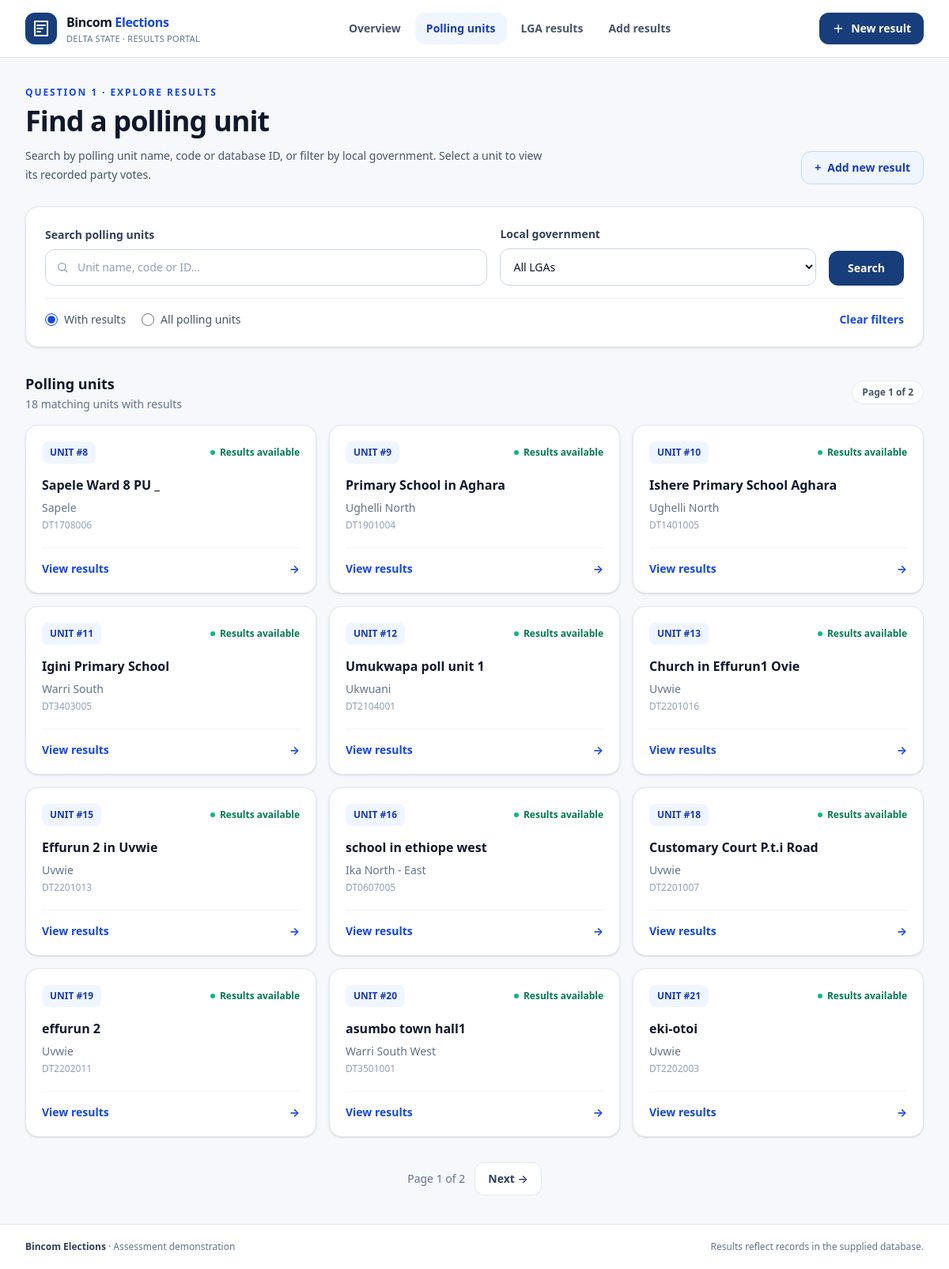
Page /election/poll-units/ on the committed database.
### election/models.py (models this page shows, shortened)
class PollingUnit(models.Model):
    uniqueid = models.AutoField(primary_key=True, blank=True)
    polling_unit_id = models.IntegerField()
    ward_id = models.IntegerField()
    lga_id = models.IntegerField()
    uniquewardid = models.IntegerField(blank=True, null=True)
    polling_unit_number = models.CharField(
        max_length=50,
        blank=True,
        null=True
    )
    polling_unit_name = models.CharField(
        max_length=50,
        blank=True,
        null=True
    )
    polling_unit_description = models.TextField(
        blank=True,
        null=True
    )
    lat = models.CharField(
        max_length=255,
        blank=True,
        null=True
    )
    long = models.CharField(
        max_length=255,
        blank=True,
        null=True
    )
    entered_by_user = models.CharField(
        max_length=50,
        blank=True,
        null=True
    )
    date_entered = models.CharField(
        max_length=19,
        blank=True,
        null=True
    )
    user_ip_address = models.CharField(
        max_length=50,
        blank=True,
        null=True
    )
    class Meta:
        managed = False
        db_table = 'polling_unit'

### election/views.py (the view, shortened to what this page needs)
# urls.py: path("poll-units/", views.polling_units, name="polling_units"),
def polling_units(request):
    query = request.GET.get("q", "").strip()[:80]
    lga_filter = request.GET.get("lga", "").strip()
    scope = request.GET.get("scope", "reported")
    if scope not in {"reported", "all"}:
        scope = "reported"
    reporting_ids = _reporting_unit_ids()
    units = PollingUnit.objects.all()
    if scope == "reported":
        units = units.filter(uniqueid__in=reporting_ids)
    if lga_filter.isdecimal():
        selected_lga = Lga.objects.filter(uniqueid=int(lga_filter)).first()
        if selected_lga:
            units = units.filter(lga_id=selected_lga.lga_id)
        else:
            lga_filter = ""
    else:
        lga_filter = ""
    unit_count = units.count()
    page = Paginator(units.order_by("uniqueid"), 12).get_page(
        request.GET.get("page")
    )
    lga_names = _lga_names()
    for unit in page.object_list:
        unit.display_lga = lga_names.get(unit.lga_id, "LGA not recorded")
        unit.has_results = unit.uniqueid in reporting_ids
    return render(request, "election/polling_units.html", {
        "page_obj": page,
        "unit_count": unit_count,
        "query": query,
        "lga_filter": lga_filter,
        "scope": scope,
        "lgas": Lga.objects.order_by("lga_name"),
    })

### election/views.py (called while the page is built)
def _reporting_unit_ids():
    raw_ids = AnnouncedPuResult.objects.values_list(
        "polling_unit_uniqueid", flat=True
    ).distinct()
    return {int(value) for value in raw_ids if value and value.isdecimal()}

def _lga_names():
    return dict(Lga.objects.values_list("lga_id", "lga_name"))

### election/templates/election/polling_units.html (shortened to what this page needs)
{% extends 'base.html' %}
{% block content %}
<section class="mb-7">
    <p class="text-xs font-bold uppercase tracking-[.16em] text-blue-700">Question 1 · Explore results</p>
    <div class="mt-2 flex flex-wrap items-end justify-between gap-4">
        <div><h1 class="text-3xl font-extrabold tracking-tight text-slate-900 sm:text-4xl">Find a polling unit</h1><p class="mt-3 max-w-2xl text-sm leading-6 text-slate-600">Search by polling unit name, code or database ID, or filter by local government. Select a unit to view its recorded party votes.</p></div>
        <a href="{% url 'create_poll_result' %}" class="inline-flex items-center gap-2 rounded-xl border border-blue-200 bg-blue-50 px-4 py-2.5 text-sm font-bold text-blue-800 transition hover:bg-blue-100"><span aria-hidden="true">+</span> Add new result</a>
    </div>
</section>
<form method="get" role="search" class="rounded-2xl border border-slate-200 bg-white p-5 shadow-sm sm:p-6">
    <div class="grid gap-4 md:grid-cols-[1.4fr_1fr_auto] md:items-end">
        <div>
            <label for="q" class="mb-2 block text-sm font-semibold text-slate-700">Search polling units</label>
            <div class="relative">
                <input id="q" name="q" value="{{ query }}" type="search" placeholder="Unit name, code or ID..." class="w-full rounded-xl border border-slate-300 bg-white py-3 pl-10 pr-4 text-sm text-slate-900 outline-none placeholder:text-slate-400 focus:border-blue-600 focus:ring-4 focus:ring-blue-100">
            </div>
        </div>
        <div>
            <label for="lga" class="mb-2 block text-sm font-semibold text-slate-700">Local government</label>
            <select name="lga" id="lga" class="w-full rounded-xl border border-slate-300 bg-white px-3 py-3 text-sm outline-none focus:border-blue-600 focus:ring-4 focus:ring-blue-100">
                <option value="">All LGAs</option>
            </select>
        </div>
        <button type="submit" class="rounded-xl bg-[#173E7A] px-6 py-3 text-sm font-bold text-white transition hover:bg-[#0E2D5F]">Search</button>
    </div>
    <fieldset class="mt-4 flex flex-wrap items-center gap-5 border-t border-slate-100 pt-4 text-sm text-slate-600">
        <label class="inline-flex cursor-pointer items-center gap-2"><input type="radio" name="scope" value="reported" {% if scope == 'reported' %}checked{% endif %} class="size-4 accent-blue-700">With results</label>
        <label class="inline-flex cursor-pointer items-center gap-2"><input type="radio" name="scope" value="all" {% if scope == 'all' %}checked{% endif %} class="size-4 accent-blue-700">All polling units</label>
        <a href="{% url 'polling_units' %}" class="ml-auto text-sm font-semibold text-blue-700 hover:underline">Clear filters</a>
    </fieldset>
</form>
<div class="mb-4 mt-8 flex flex-wrap items-center justify-between gap-3">
    <div><h2 class="text-lg font-bold text-slate-900">Polling units</h2><p class="mt-0.5 text-sm text-slate-500">{{ unit_count }} matching unit{{ unit_count|pluralize }}{% if scope == 'reported' %} with results{% endif %}</p></div>
    <span class="rounded-full border border-slate-200 bg-white px-3 py-1.5 text-xs font-semibold text-slate-600">Page {{ page_obj.number }} of {{ page_obj.paginator.num_pages }}</span>
</div>
{% if page_obj.object_list %}
<div class="grid gap-4 sm:grid-cols-2 lg:grid-cols-3">
    {% for unit in page_obj %}
    <a href="{% url 'polling_unit_result' unit.uniqueid %}" class="group flex min-h-48 flex-col justify-between rounded-2xl border border-slate-200 bg-white p-5 shadow-sm transition hover:-translate-y-0.5 hover:border-blue-300 hover:shadow-md focus-visible:ring-4 focus-visible:ring-blue-100">
        <div>
            <div class="mb-4 flex items-center justify-between gap-3">
                <span class="rounded-lg bg-blue-50 px-2.5 py-1.5 text-xs font-extrabold text-blue-800">UNIT #{{ unit.uniqueid }}</span>
                {% if unit.has_results %}<span class="inline-flex items-center gap-1.5 text-xs font-semibold text-emerald-700"><span class="size-1.5 rounded-full bg-emerald-500"></span> Results available</span>{% else %}<span class="text-xs font-medium text-slate-400">No results yet</span>{% endif %}
            </div>
            <h3 class="line-clamp-2 text-base font-extrabold leading-snug text-slate-900 group-hover:text-blue-800">{{ unit.polling_unit_name|default:unit.polling_unit_number|default:'Unnamed polling unit' }}</h3>
            <p class="mt-2 text-sm text-slate-500">{{ unit.display_lga }}</p>
            {% if unit.polling_unit_number %}<p class="mt-1 text-xs text-slate-400">{{ unit.polling_unit_number }}</p>{% endif %}
        </div>
        <div class="mt-5 flex items-center justify-between border-t border-slate-100 pt-4 text-sm font-bold text-blue-700"><span>View results</span><span class="transition-transform group-hover:translate-x-1" aria-hidden="true">→</span></div>
    </a>
    {% endfor %}
</div>
{% endif %}
{% if page_obj.has_other_pages %}
<nav aria-label="Polling unit pages" class="mt-8 flex flex-wrap items-center justify-center gap-3">
    <span class="text-sm text-slate-500">Page {{ page_obj.number }} of {{ page_obj.paginator.num_pages }}</span>
    {% if page_obj.has_next %}<a class="rounded-xl border border-slate-200 bg-white px-4 py-2.5 text-sm font-semibold text-slate-700 hover:border-blue-300" href="?q={{ query|urlencode }}&lga={{ lga_filter }}&scope={{ scope }}&page={{ page_obj.next_page_number }}">Next →</a>{% endif %}
</nav>
{% endif %}
{% endblock %}

### templates/base.html (shortened to what this page needs)
{% load static %}
<!doctype html>
<html lang="en">
<head>
    <script src="https://cdn.jsdelivr.net/npm/@tailwindcss/browser@4"></script>
</head>
<body class="min-h-screen bg-[#F6F8FC] text-slate-900 antialiased">
    <div class="min-h-screen flex flex-col">
        <header class="sticky top-0 z-40 border-b border-slate-200 bg-white/95 backdrop-blur">
            <div class="mx-auto max-w-7xl px-4 sm:px-6 lg:px-8">
                <div class="flex min-h-18 flex-wrap items-center justify-between gap-3 py-3 md:py-0">
                    <a href="{% url 'home' %}" class="group inline-flex items-center gap-3 rounded-xl" aria-label="Bincom Elections home">
                        <span class="flex size-10 items-center justify-center rounded-xl bg-[#173E7A] shadow-sm shadow-blue-200">
                            <svg viewBox="0 0 24 24" class="size-6 text-white" fill="none" stroke="currentColor" stroke-width="2" stroke-linecap="round" stroke-linejoin="round" aria-hidden="true"><path d="M7 8h10M7 12h7M7 16h4"/><path d="M4 3h16v18H4z"/></svg>
                        </span>
                        <span class="flex flex-col leading-tight">
                            <span class="text-base font-extrabold tracking-tight text-slate-900">Bincom <span class="text-blue-700">Elections</span></span>
                            <span class="mt-0.5 text-[11px] font-medium tracking-wide text-slate-500">DELTA STATE · RESULTS PORTAL</span>
                        </span>
                    </a>
                    <nav class="order-3 flex w-full gap-1 overflow-x-auto pb-1 text-sm font-semibold md:order-2 md:w-auto md:items-center md:overflow-visible md:pb-0" aria-label="Main navigation">
                        <a href="{% url 'home' %}" {% if request.resolver_match.url_name == 'home' %}aria-current="page"{% endif %} class="shrink-0 rounded-xl px-3.5 py-2.5 transition {% if request.resolver_match.url_name == 'home' %}bg-blue-50 text-blue-800{% else %}text-slate-600 hover:bg-slate-100 hover:text-slate-900{% endif %}">Overview</a>
                        <a href="{% url 'polling_units' %}" {% if request.resolver_match.url_name == 'polling_units' or request.resolver_match.url_name == 'polling_unit_result' %}aria-current="page"{% endif %} class="shrink-0 rounded-xl px-3.5 py-2.5 transition {% if request.resolver_match.url_name == 'polling_units' or request.resolver_match.url_name == 'polling_unit_result' %}bg-blue-50 text-blue-800{% else %}text-slate-600 hover:bg-slate-100 hover:text-slate-900{% endif %}">Polling units</a>
                        <a href="{% url 'lga_result' %}" {% if request.resolver_match.url_name == 'lga_result' %}aria-current="page"{% endif %} class="shrink-0 rounded-xl px-3.5 py-2.5 transition {% if request.resolver_match.url_name == 'lga_result' %}bg-blue-50 text-blue-800{% else %}text-slate-600 hover:bg-slate-100 hover:text-slate-900{% endif %}">LGA results</a>
                        <a href="{% url 'create_poll_result' %}" {% if request.resolver_match.url_name == 'create_poll_result' %}aria-current="page"{% endif %} class="shrink-0 rounded-xl px-3.5 py-2.5 transition {% if request.resolver_match.url_name == 'create_poll_result' %}bg-blue-50 text-blue-800{% else %}text-slate-600 hover:bg-slate-100 hover:text-slate-900{% endif %}">Add results</a>
                    </nav>
                    <a href="{% url 'create_poll_result' %}" class="order-2 hidden shrink-0 items-center gap-2 rounded-xl bg-[#173E7A] px-4 py-2.5 text-sm font-bold text-white shadow-sm transition hover:bg-[#0E2D5F] focus-visible:ring-4 focus-visible:ring-blue-200 md:order-3 lg:inline-flex">
                        <svg class="size-4" viewBox="0 0 24 24" fill="none" stroke="currentColor" stroke-width="2" stroke-linecap="round" aria-hidden="true"><path d="M12 5v14M5 12h14"/></svg>
                        New result
                    </a>
                </div>
            </div>
        </header>
        <main id="main-content" class="mx-auto w-full max-w-7xl flex-1 px-4 py-7 sm:px-6 sm:py-9 lg:px-8">
            {% block content %}{% endblock %}
        </main>
        <footer class="border-t border-slate-200 bg-white">
            <div class="mx-auto flex max-w-7xl flex-col gap-2 px-4 py-5 text-xs text-slate-500 sm:flex-row sm:items-center sm:justify-between sm:px-6 lg:px-8">
                <p><span class="font-semibold text-slate-700">Bincom Elections</span> · Assessment demonstration</p>
                <p>Results reflect records in the supplied database.</p>
            </div>
        </footer>
    </div>
</body>
</html>

### templates/base.html (style rules this page uses)
:root { color-scheme: light; }
body { font-family: ui-sans-serif, system-ui, -apple-system, BlinkMacSystemFont, "Segoe UI", sans-serif; }
a, button, select, input { -webkit-tap-highlight-color: transparent; }

### rows in the picture
PollingUnit: uniqueid "8", shows "Results available", polling_unit_name "Sapele Ward 8 PU _", display_lga "Sapele", polling_unit_number "DT1708006"
PollingUnit: uniqueid "9", shows "Results available", polling_unit_name "Primary School in Aghara", display_lga "Ughelli North", polling_unit_number "DT1901004"
PollingUnit: uniqueid "10", shows "Results available", polling_unit_name "Ishere Primary School Aghara", display_lga "Ughelli North", polling_unit_number "DT1401005"
PollingUnit: uniqueid "11", shows "Results available", polling_unit_name "Igini Primary School", display_lga "Warri South", polling_unit_number "DT3403005"
PollingUnit: uniqueid "12", shows "Results available", polling_unit_name "Umukwapa poll unit 1", display_lga "Ukwuani", polling_unit_number "DT2104001"
PollingUnit: uniqueid "13", shows "Results available", polling_unit_name "Church in Effurun1 Ovie", display_lga "Uvwie", polling_unit_number "DT2201016"
PollingUnit: uniqueid "15", shows "Results available", polling_unit_name "Effurun 2 in Uvwie", display_lga "Uvwie", polling_unit_number "DT2201013"
PollingUnit: uniqueid "16", shows "Results available", polling_unit_name "school in ethiope west", display_lga "Ika North - East", polling_unit_number "DT0607005"
PollingUnit: uniqueid "18", shows "Results available", polling_unit_name "Customary Court P.t.i Road", display_lga "Uvwie", polling_unit_number "DT2201007"
PollingUnit: uniqueid "19", shows "Results available", polling_unit_name "effurun 2", display_lga "Uvwie", polling_unit_number "DT2202011"
PollingUnit: uniqueid "20", shows "Results available", polling_unit_name "asumbo town hall1", display_lga "Warri South West", polling_unit_number "DT3501001"
PollingUnit: uniqueid "21", shows "Results available", polling_unit_name "eki-otoi", display_lga "Uvwie", polling_unit_number "DT2202003"

### other values in the picture
{{ unit_count }} "18"
{{ page_obj.number }} "1"
{{ page_obj.paginator.num_pages }} "2"
